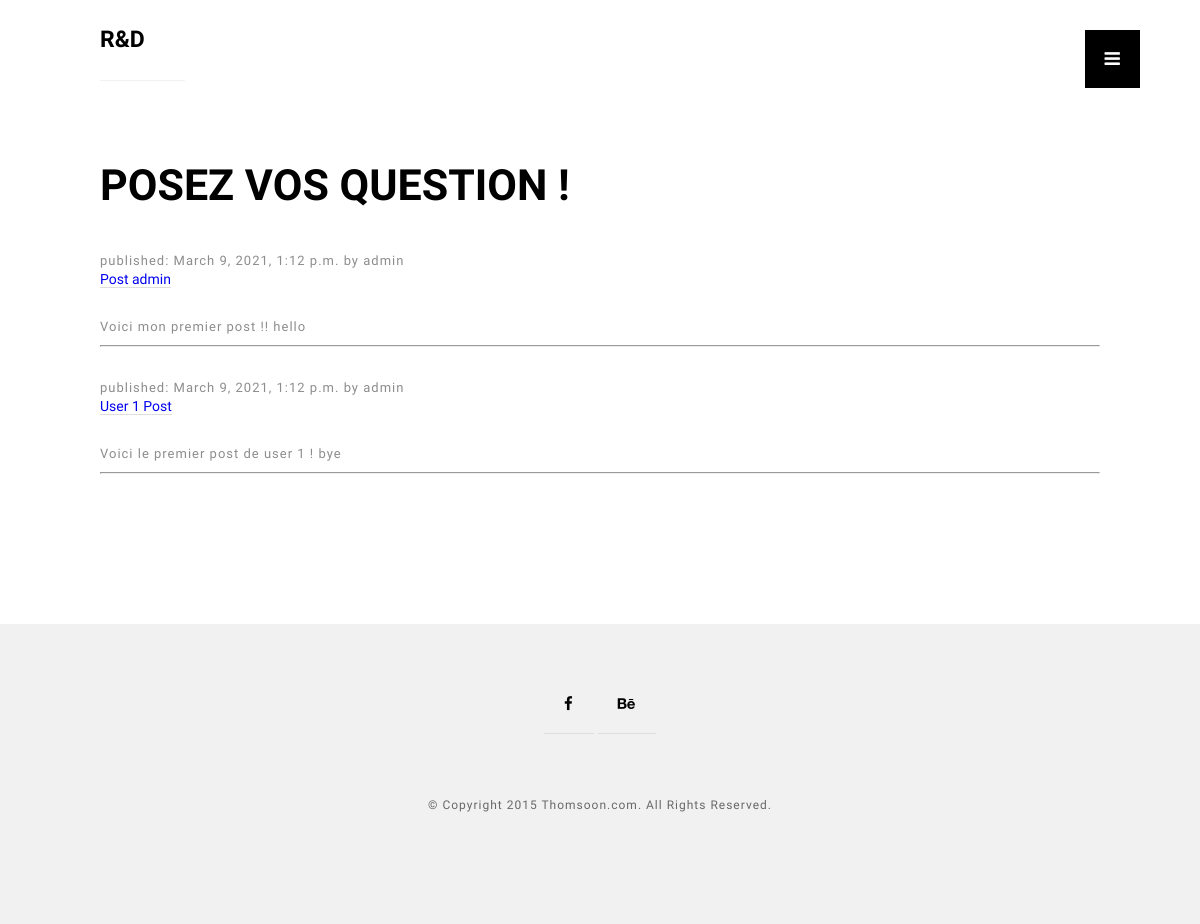
The app's page /post/, older data.
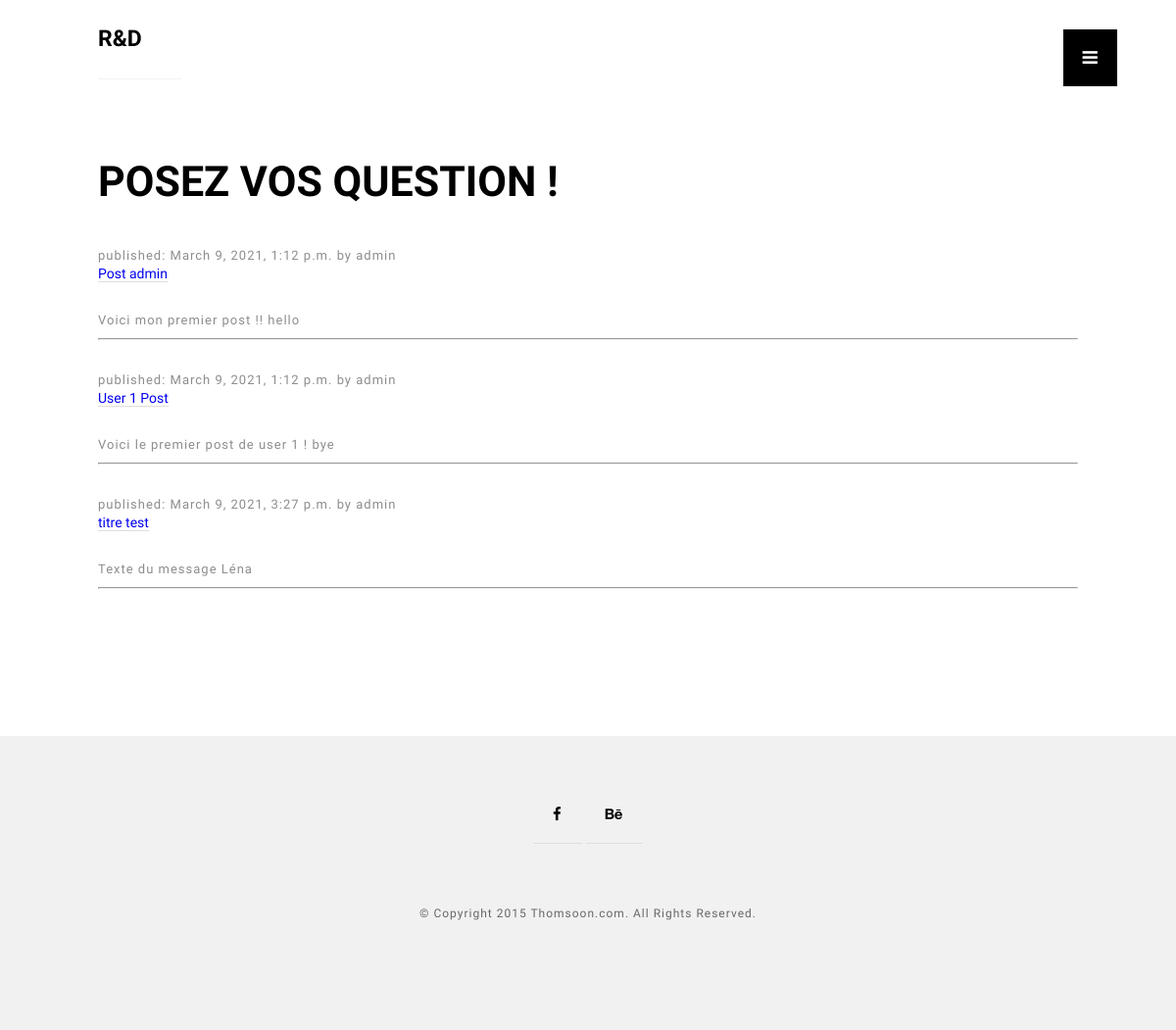
The same page, newer data.
### blog/models.py (models this page shows, shortened)
class Post(models.Model):
    author = models.ForeignKey(settings.AUTH_USER_MODEL, on_delete=models.CASCADE)
    title = models.CharField(max_length=200)
    text = models.TextField()
    created_date = models.DateTimeField(default=timezone.now)
    published_date = models.DateTimeField(blank=True, null=True)

### blog/views.py (the view)
# urls.py: path('post/', views.accueil, name='accueil'),
def accueil(request):
    posts = Post.objects.filter(published_date__lte=timezone.now()).order_by('published_date')
    return render(request, 'blog/accueil.html', {'posts': posts})

### blog/templates/blog/accueil.html (shortened to what this page needs)
{% extends 'blog/base.html' %}
{% load static %}
{% block content %}
  <div class="content" id="ajax-content">
        <div class="text-intro">
            <h1>Posez vos question !</h1>
            {% for post in posts %}
            <div>
                <p>published: {{ post.published_date }} by {{ post.author }} </p>
                <h2><a href="{% url 'post_detail' id=post.pk %}">{{ post.title }}</a></h2>
                <p>{{ post.text }}</p>
                <hr>
            </div>
            {% endfor %}
        </div>
    </div>
{% endblock %}

Row changes from the older to the newer data that the page shows:
added Post: published_date "March 9, 2021, 3:27 p.m.", author "admin", title "titre test", text "Texte du message Léna"
